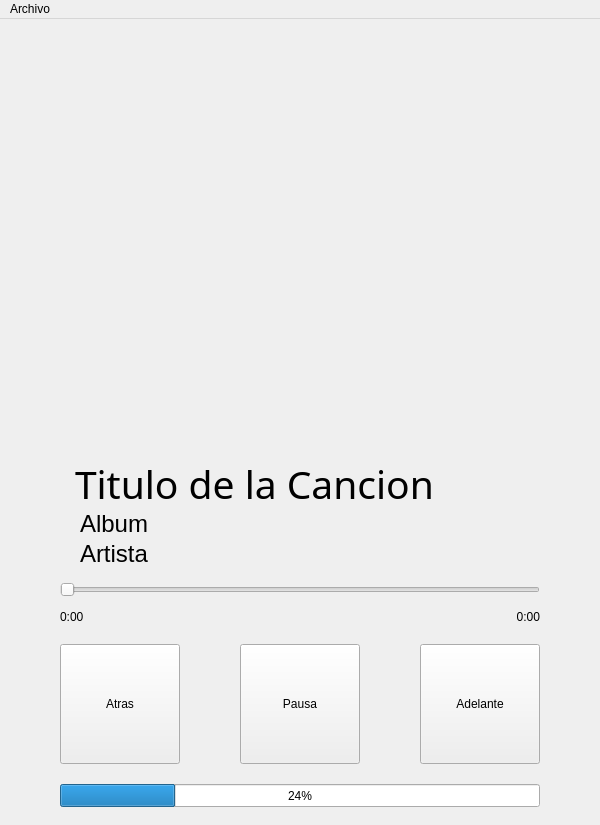
<?xml version="1.0" encoding="UTF-8"?>
<ui version="4.0">
 <class>MainWindow</class>
 <widget class="QMainWindow" name="MainWindow">
  <property name="geometry">
   <rect>
    <x>0</x>
    <y>0</y>
    <width>600</width>
    <height>825</height>
   </rect>
  </property>
  <property name="minimumSize">
   <size>
    <width>600</width>
    <height>825</height>
   </size>
  </property>
  <property name="maximumSize">
   <size>
    <width>600</width>
    <height>825</height>
   </size>
  </property>
  <property name="windowTitle">
   <string>MainWindow</string>
  </property>
  <widget class="QWidget" name="centralwidget">
   <widget class="QLabel" name="Portada">
    <property name="geometry">
     <rect>
      <x>100</x>
      <y>30</y>
      <width>400</width>
      <height>400</height>
     </rect>
    </property>
    <property name="text">
     <string/>
    </property>
    <property name="pixmap">
     <pixmap resource="recursos.qrc">:/Imagenes/Imagenes/Base.png</pixmap>
    </property>
    <property name="scaledContents">
     <bool>true</bool>
    </property>
   </widget>
   <widget class="QLabel" name="Titulo">
    <property name="geometry">
     <rect>
      <x>75</x>
      <y>440</y>
      <width>450</width>
      <height>50</height>
     </rect>
    </property>
    <property name="font">
     <font>
      <family>Russo One</family>
      <pointsize>29</pointsize>
     </font>
    </property>
    <property name="text">
     <string>Titulo de la Cancion</string>
    </property>
   </widget>
   <widget class="QPushButton" name="Pausa">
    <property name="geometry">
     <rect>
      <x>240</x>
      <y>625</y>
      <width>120</width>
      <height>120</height>
     </rect>
    </property>
    <property name="text">
     <string>Pausa</string>
    </property>
   </widget>
   <widget class="QPushButton" name="Adelante">
    <property name="geometry">
     <rect>
      <x>420</x>
      <y>625</y>
      <width>120</width>
      <height>120</height>
     </rect>
    </property>
    <property name="text">
     <string>Adelante</string>
    </property>
   </widget>
   <widget class="QPushButton" name="Atras">
    <property name="geometry">
     <rect>
      <x>60</x>
      <y>625</y>
      <width>120</width>
      <height>120</height>
     </rect>
    </property>
    <property name="text">
     <string>Atras</string>
    </property>
   </widget>
   <widget class="QLabel" name="Album">
    <property name="geometry">
     <rect>
      <x>80</x>
      <y>490</y>
      <width>450</width>
      <height>30</height>
     </rect>
    </property>
    <property name="font">
     <font>
      <pointsize>18</pointsize>
     </font>
    </property>
    <property name="text">
     <string>Album</string>
    </property>
    <property name="alignment">
     <set>Qt::AlignmentFlag::AlignLeading|Qt::AlignmentFlag::AlignLeft|Qt::AlignmentFlag::AlignVCenter</set>
    </property>
   </widget>
   <widget class="QLabel" name="Artista">
    <property name="geometry">
     <rect>
      <x>80</x>
      <y>520</y>
      <width>450</width>
      <height>30</height>
     </rect>
    </property>
    <property name="font">
     <font>
      <pointsize>18</pointsize>
     </font>
    </property>
    <property name="text">
     <string>Artista</string>
    </property>
   </widget>
   <widget class="QSlider" name="BarraProgreso">
    <property name="geometry">
     <rect>
      <x>60</x>
      <y>560</y>
      <width>480</width>
      <height>22</height>
     </rect>
    </property>
    <property name="orientation">
     <enum>Qt::Orientation::Horizontal</enum>
    </property>
   </widget>
   <widget class="QLabel" name="Posicion">
    <property name="geometry">
     <rect>
      <x>60</x>
      <y>590</y>
      <width>60</width>
      <height>16</height>
     </rect>
    </property>
    <property name="text">
     <string>0:00</string>
    </property>
   </widget>
   <widget class="QLabel" name="Duracion">
    <property name="geometry">
     <rect>
      <x>480</x>
      <y>590</y>
      <width>60</width>
      <height>16</height>
     </rect>
    </property>
    <property name="text">
     <string>0:00</string>
    </property>
    <property name="alignment">
     <set>Qt::AlignmentFlag::AlignRight|Qt::AlignmentFlag::AlignTrailing|Qt::AlignmentFlag::AlignVCenter</set>
    </property>
   </widget>
   <widget class="QProgressBar" name="Volumen">
    <property name="geometry">
     <rect>
      <x>60</x>
      <y>765</y>
      <width>480</width>
      <height>23</height>
     </rect>
    </property>
    <property name="value">
     <number>24</number>
    </property>
   </widget>
  </widget>
  <widget class="QMenuBar" name="menubar">
   <property name="geometry">
    <rect>
     <x>0</x>
     <y>0</y>
     <width>600</width>
     <height>22</height>
    </rect>
   </property>
   <widget class="QMenu" name="menuElegir_Carpeta">
    <property name="title">
     <string>Archivo</string>
    </property>
    <addaction name="Elegir_Carpeta"/>
    <addaction name="actionSalir"/>
   </widget>
   <addaction name="menuElegir_Carpeta"/>
  </widget>
  <action name="Elegir_Carpeta">
   <property name="text">
    <string>Elegir Carpeta</string>
   </property>
  </action>
  <action name="actionSalir">
   <property name="text">
    <string>Salir</string>
   </property>
  </action>
 </widget>
 <resources>
  <include location="recursos.qrc"/>
 </resources>
 <connections/>
</ui>
